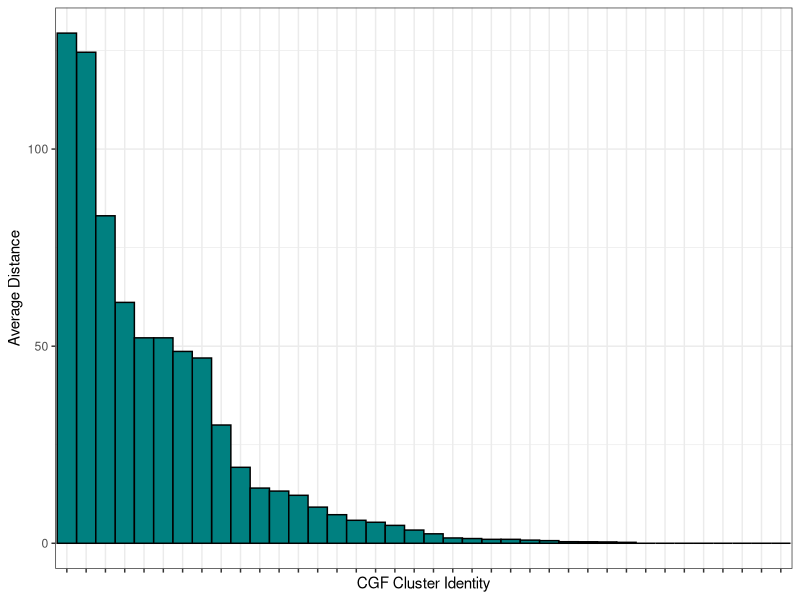
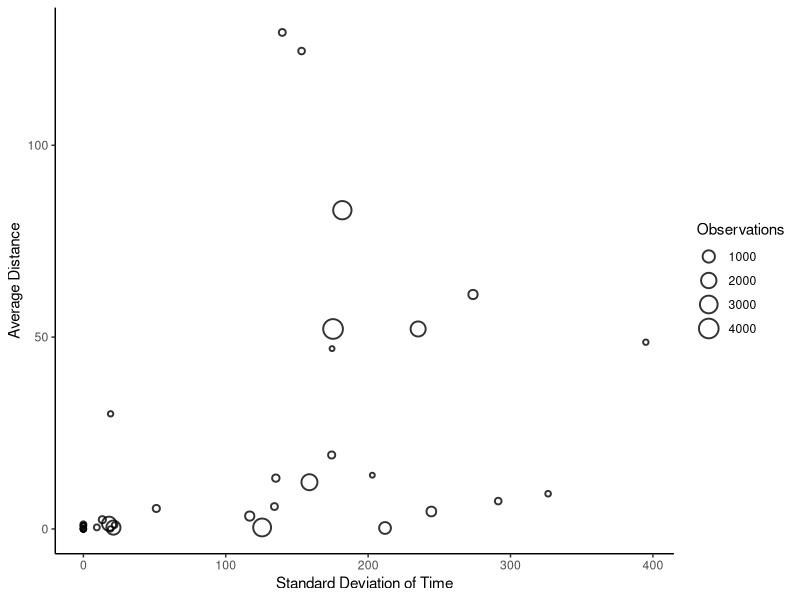

Reproduce these figures in R, in order.
## ---- chunk 1
knitr::opts_chunk$set(echo = FALSE)
library(DiagrammeR)
library(ggplot2)

## ---- chunk 2
grViz("digraph flowchart {
      node [fontname = Helvectica, shape = rectangle]
      tab1 [label = '@@1']
      tab2 [label = '@@2']
      tab3 [label = '@@3']
    
      
      #edge definitions with the node
      tab1 -> tab2 -> tab3;
      }

      [1]: 'Raccoons (n= 1096) live-trapped and fecal samples obtained'
      [2]: 'Campylobacter species isolated using passive membrane filtration\\nand the species identity confirmed with multiplex PCR.'
      [3]: 'CGF performed on all Campylobacter isolates to\\nobtain binary fingerpints, which were assigned a subtype.'
      
      ")
## ---- chunk 3
grViz("digraph flowchart {
                 node [fontname = Helvectica, shape = rectangle,
                 fontsize = 30]
                 tab1 [label = '@@1']
                 tab2 [label = '@@2']
                 tab3 [label = '@@3']
                 tab4 [label = '@@4']
                 tab5 [label = '@@5']
                 tab6 [label = '@@6']
                 tab7 [label = '@@7']
                 tab8 [label = '@@8']
                 tab9 [label = '@@9']
                 
                 
                 tab1 -> tab9;
                 tab9 -> tab4;
                 tab9 -> tab2 ->  tab6 -> tab8 -> tab3 -> tab5;
                 tab6 -> tab7
}

[1]: 'Isolates (n=895) sequenced on NextSeq platform. \\nGenomes assembled.'
[2]: 'Genomes (614) with complete allele calls across all loci.\\nLoci (685) with complete alleles across all genomes.'
[3]: 'Pairwise genome comparisons\\nto calculate genetic similarity\\nusing GrapeTree.'
[4]: 'Genomes and loci with missing,\\n truncated, or short alleles discarded.'
[5]: 'Distance matrix'
[6]: 'CGF profiles compared with eCGF'
[7]: 'Mismatches discarded.'
[8]: 'Postive match between CGF and eCGF\\n(n=589).'
[9]: 'cgMLST allele calls.'
")
## ---- chunk 4
simvstime <- read.csv("data/distance_dayst.csv", header = TRUE)

ggplot(simvstime,
       aes(x = reorder(Cluster, -AverageDistance),
           y = AverageDistance)) +
  geom_bar(stat = "identity", color = "black", 
           width = 1, fill = "#008080") +
  labs(x = "CGF Cluster Identity",
       y = "Average Distance") +
  theme_bw() +
  theme(axis.text.x = element_blank())

## ---- chunk 5
simvstime <- read.csv("data/distance_dayst.csv", header = TRUE)

ggplot(simvstime,
       aes(x = Day.STDev,
           y = AverageDistance)) +
  geom_point(aes(size = Obs),
             alpha = 0.8,
             stroke = 1,
             shape = 1) +
  labs(x = "Standard Deviation of Time",
       y = "Average Distance",
       size = "Observations") +
  theme_classic()


## ---- chunk 6
knitr::write_bib(c('knitr','rmarkdown','posterdown','pagedown'), 'packages.bib')
